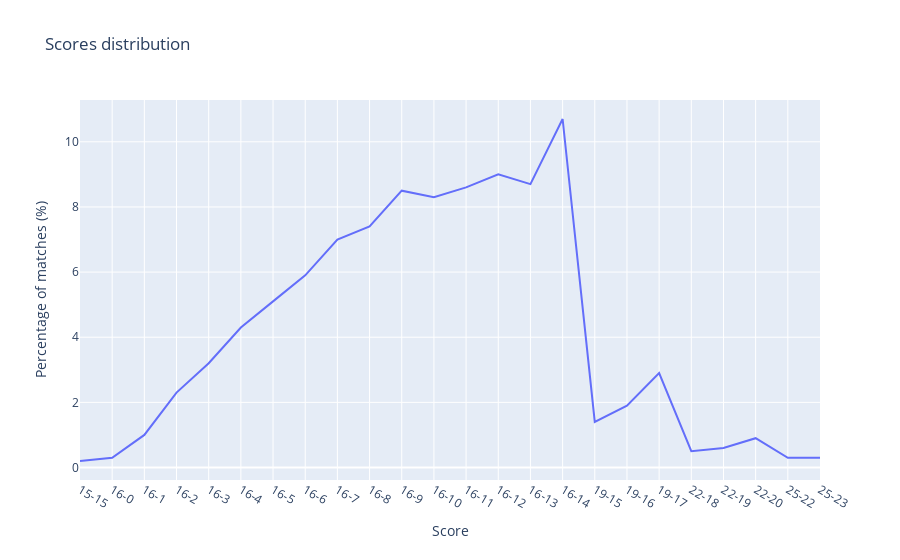

Here is the notebook cell this chart was saved with:
### Code cell
gb = scores_df.groupby(by=['winner','loser'])['winner'].count()/scores_df.shape[0]
overtime_percentage = str(round(gb[gb.index.get_level_values(0)!=16].sum()*100,1))+'%'

gb = round(gb[gb>10**-3]*100,1)

index_plot = np.array(gb.index.get_level_values(0).astype('str'))+'-'+np.array(
    gb.index.get_level_values(1).astype('str'))

fig = go.Figure()
fig.add_trace(go.Scatter(x=index_plot,y=gb.values, name='results'))
fig.update_layout(xaxis_type='category',title='Scores distribution',xaxis_title='Score',yaxis_title='Percentage of matches (%)')

### Figure 1 — Plotly figure (JSON) as saved in the notebook; plotly's stock layout.template omitted (floating-point values rounded to 4 significant figures)
{"data": [{"name": "results", "type": "scatter", "x": ["15-15", "16-0", "16-1", "16-2", "16-3", "16-4", "16-5", "16-6", "16-7", "16-8", "16-9", "16-10", "16-11", "16-12", "16-13", "16-14", "19-15", "19-16", "19-17", "22-18", "22-19", "22-20", "25-22", "25-23"], "y": [0.2, 0.3, 1, 2.3, 3.2, 4.3, 5.1, 5.9, 7, 7.4, 8.5, 8.3, 8.6, 9, 8.7, 10.7, 1.4, 1.9, 2.9, 0.5, 0.6, 0.9, 0.3, 0.3]}], "layout": {"title": {"text": "Scores distribution"}, "xaxis": {"title": {"text": "Score"}, "type": "category"}, "yaxis": {"title": {"text": "Percentage of matches (%)"}}}}
